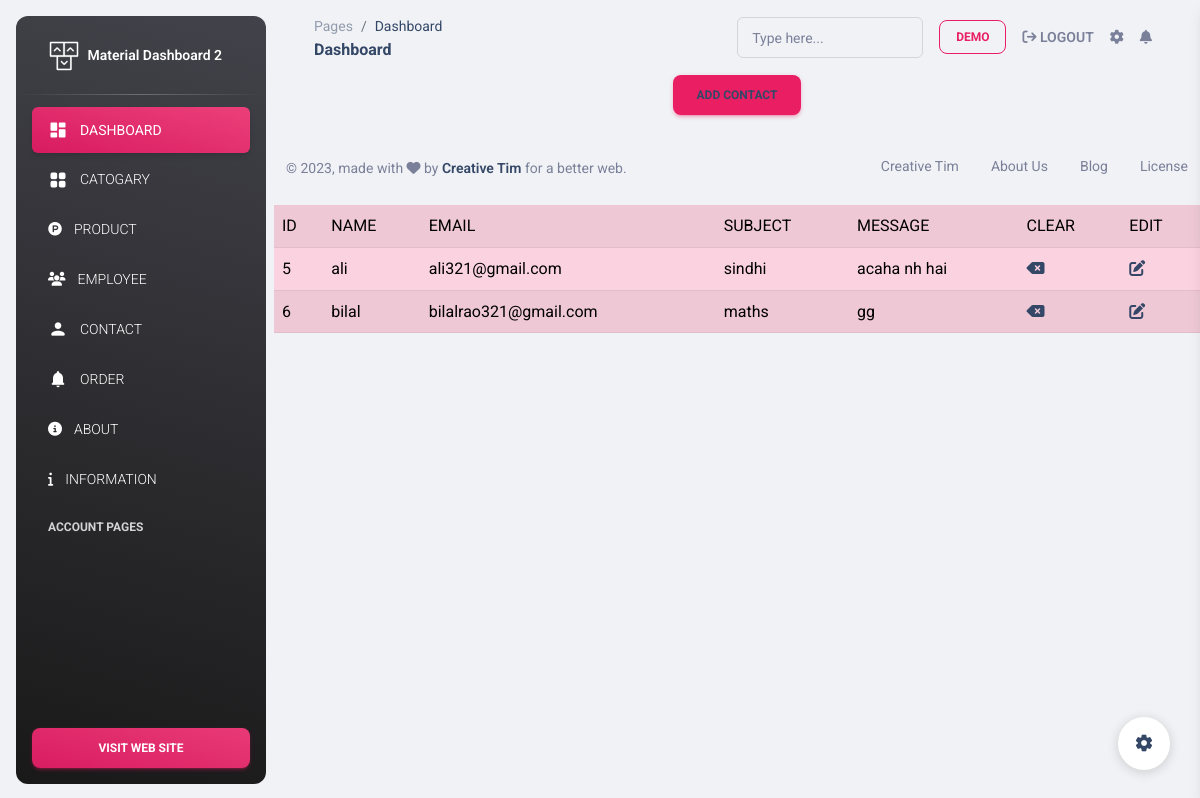
Page /farm/admin/pages/showcontact.php (signed in) on the earlier database version.
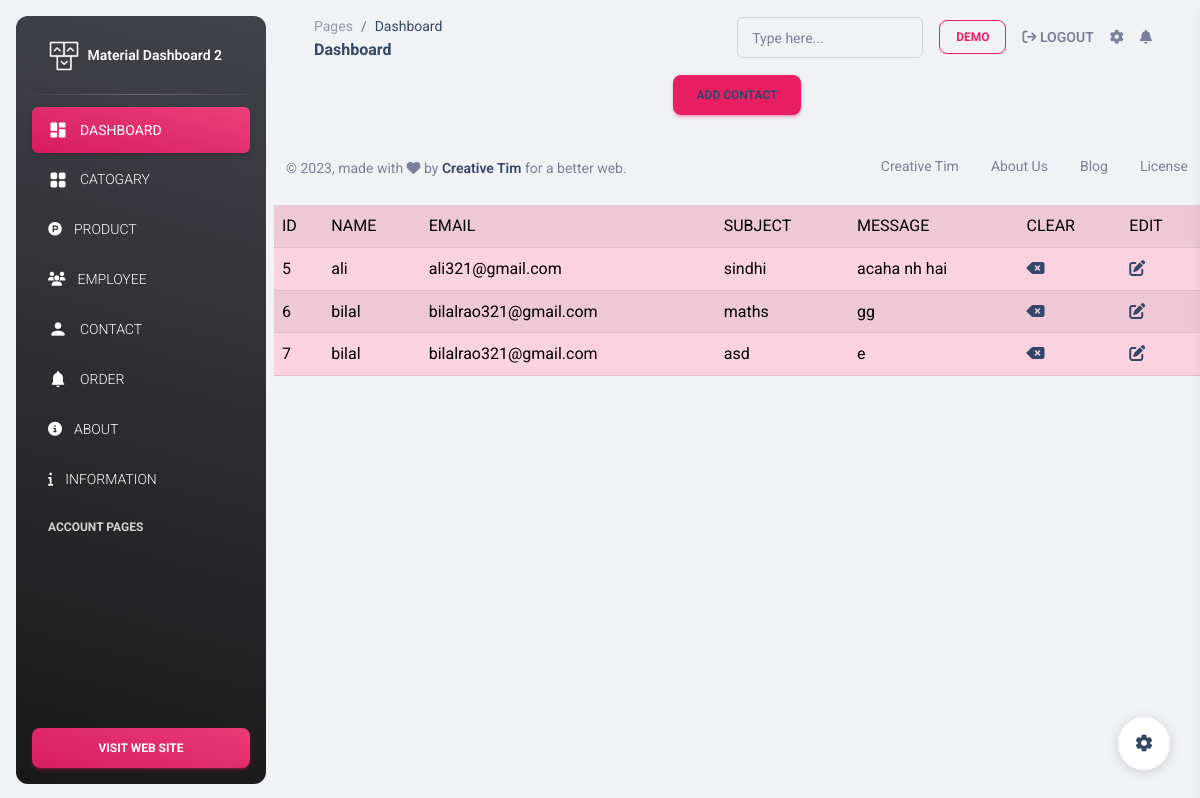
Same page on the later database version.
### tables this page shows
CREATE TABLE `tbl_commerce` (
  `id` int(11) NOT NULL,
  `name` varchar(50) NOT NULL,
  `email` varchar(50) NOT NULL,
  `subject` varchar(50) NOT NULL,
  `mssg` varchar(50) NOT NULL
);

### farm/admin/pages/showcontact.php (the view, shortened to what this page needs)
<!DOCTYPE html>
<html lang="en">
<head>
    <link rel="stylesheet" href="https://cdnjs.cloudflare.com/ajax/libs/font-awesome/6.4.0/css/all.min.css" />
</head>
<body>
<?php include('header.php');?>
<?php
$selectquery = "SELECT * FROM `tbl_commerce`";
$runquery = mysqli_query($conn,$selectquery);
$rows_check = mysqli_num_rows($runquery);
echo"<center><button class='btn btn-primary'><a style='text-decoration: none;' href='../../template/contact.php'>ADD CONTACT</a></button></center>";
echo "<table class ='table table-striped table-hover table-primary'>";
 echo "<tr>
  <td>ID</td>
  <td>NAME</td>
  <td>EMAIL</td>
  <td>SUBJECT</td>
  <td>MESSAGE</td>
  <td>CLEAR</td>
  <td>EDIT</td>
  </tr>";
if($rows_check > 0){
    while($c = mysqli_fetch_array($runquery)){
        echo "<tr>
        <td>$c[0]</td>
        <td>$c[1]</td>
        <td>$c[2]</td>
        <td>$c[3]</td>
        <td>$c[4]</td>
        <td><a href='deletecontact.php?idgo=$c[0]'><i class='fa-solid fa-delete-left' style='red'></i></a></td>
        <td><a href='updatecontact.php?idgo=$c[0]'><i class='fa-solid fa-edit' style='color:'red'></i></a></td>
        </tr>";
    }
}
else{
    echo "<tr class='bg-info'>
    <td colspan = '3' style='text-align:center' class='text-danger'>no records</td>
     </tr>";
}
?>
<?php include('footer.php');?>
</body>
</html>

### farm/admin/pages/header.php (shortened to what this page needs)
<!DOCTYPE html>
<html lang="en">
<head>
  <link rel="stylesheet" href="https://cdnjs.cloudflare.com/ajax/libs/font-awesome/6.4.0/css/all.min.css" />
  <link href="../assets/css/nucleo-icons.css" rel="stylesheet" />
  <link href="../assets/css/nucleo-svg.css" rel="stylesheet" />
  <link id="pagestyle" href="../assets/css/material-dashboard.css?v=3.0.5" rel="stylesheet" />
</head>
<body class="g-sidenav-show  bg-gray-200">
  <aside class="sidenav navbar navbar-vertical navbar-expand-xs border-0 border-radius-xl my-3 fixed-start ms-3   bg-gradient-dark" id="sidenav-main">
    <div class="sidenav-header">
      <a class="navbar-brand m-0" href=" https://demos.creative-tim.com/material-dashboard/pages/dashboard " target="_blank">
        <img src="../assets/img/logo-ct.png" class="navbar-brand-img h-100" alt="main_logo">
        <span class="ms-1 font-weight-bold text-white">Material Dashboard 2</span>
      </a>
    </div>
    <hr class="horizontal light mt-0 mb-2">
    <div class="collapse navbar-collapse  w-auto " id="sidenav-collapse-main">
      <ul class="navbar-nav">
        <li class="nav-item">
          <a class="nav-link text-white active bg-gradient-primary" href="../pages/dashboard.php">
            <div class="text-white text-center me-2 d-flex align-items-center justify-content-center">
              <i class="material-icons opacity-10">dashboard</i>
            </div>
            <span class="nav-link-text ms-1">DASHBOARD</span>
          </a>
        </li>
        <li class="nav-item">
          <a class="nav-link text-white " href="../pages/read_catogary.php">
            <div class="text-white text-center me-2 d-flex align-items-center justify-content-center">
              <i class="material-icons opacity-10">grid_view</i>
            </div>
            <span class="nav-link-text ms-1">CATOGARY</span>
          </a>
        </li>
        <li class="nav-item">
          <a class="nav-link text-white " href="../pages/showproduct.php">
            <div class="text-white text-center me-2 d-flex align-items-center justify-content-center">
            <i class="fa fa-product-hunt" aria-hidden="true"></i>
            </div>
            <span class="nav-link-text ms-1">PRODUCT</span>
          </a>
        </li>
        <li class="nav-item">
          <a class="nav-link text-white " href="../pages/showemployee.php">
            <div class="text-white text-center me-2 d-flex align-items-center justify-content-center">
            <i class="fa fa-users" aria-hidden="true"></i>
            </div>
            <span class="nav-link-text ms-1">EMPLOYEE</span>
          </a>
        </li>
        <li class="nav-item">
          <a class="nav-link text-white " href="../pages/showcontact.php">
            <div class="text-white text-center me-2 d-flex align-items-center justify-content-center">
            <i class="material-icons opacity-10">person</i>
            </div>
            <span class="nav-link-text ms-1">CONTACT</span>
          </a>
        </li>
        <li class="nav-item">
          <a class="nav-link text-white " href="../pages/notifications.html">
            <div class="text-white text-center me-2 d-flex align-items-center justify-content-center">
              <i class="material-icons opacity-10">notifications</i>
            </div>
            <span class="nav-link-text ms-1">ORDER</span>
          </a>
        </li>
        <li class="nav-item">
          <a class="nav-link text-white " href="../pages/showabout.php">
            <div class="text-white text-center me-2 d-flex align-items-center justify-content-center">
            <i class="fa fa-info-circle" aria-hidden="true"></i>
            </div>
            <span class="nav-link-text ms-1">ABOUT</span>
          </a>
        </li>
        <li class="nav-item">
          <a class="nav-link text-white " href="../pages/showinf.php">
            <div class="text-white text-center me-2 d-flex align-items-center justify-content-center">
            <i class="fa fa-info" aria-hidden="true"></i>
            </div>
            <span class="nav-link-text ms-1">INFORMATION</span>
          </a>
        </li>
        <li class="nav-item mt-3">
          <h6 class="ps-4 ms-2 text-uppercase text-xs text-white font-weight-bolder opacity-8">Account pages</h6>
        </li>
      </ul>
    </div>
    <div class="sidenav-footer position-absolute w-100 bottom-0 ">
      <div class="mx-3">
        <a class="btn bg-gradient-primary mt-4 w-100" href="../../template" target="_blank" type="button">VISIT WEB SITE</a>
      </div>
    </div>
  </aside>
  <main class="main-content position-relative max-height-vh-100 h-100 border-radius-lg ">
    <nav class="navbar navbar-main navbar-expand-lg px-0 mx-4 shadow-none border-radius-xl" id="navbarBlur" data-scroll="true">
      <div class="container-fluid py-1 px-3">
        <nav aria-label="breadcrumb">
          <ol class="breadcrumb bg-transparent mb-0 pb-0 pt-1 px-0 me-sm-6 me-5">
            <li class="breadcrumb-item text-sm"><a class="opacity-5 text-dark" href="javascript:;">Pages</a></li>
            <li class="breadcrumb-item text-sm text-dark active" aria-current="page">Dashboard</li>
          </ol>
          <h6 class="font-weight-bolder mb-0">Dashboard</h6>
        </nav>
        <div class="collapse navbar-collapse mt-sm-0 mt-2 me-md-0 me-sm-4" id="navbar">
          <div class="ms-md-auto pe-md-3 d-flex align-items-center">
            <div class="input-group input-group-outline">
              <label class="form-label">Type here...</label>
              <input type="text" class="form-control">
            </div>
          </div>
          <ul class="navbar-nav  justify-content-end">
            <?php
             if(isset($_SESSION["username"])){?>
                 <li class="nav-item d-flex align-items-center">
              <a class="btn btn-outline-primary btn-sm mb-0 me-3"  href=""><?php echo $_SESSION["username"];?></a>
               </li>
               <li class="nav-item d-flex align-items-center">
              <a href="../../logout.php" class="nav-link text-body font-weight-bold px-0">
              <i class="fa fa-sign-out" aria-hidden="true"></i>
                <span class="d-sm-inline d-none">LOGOUT</span>
              </a>
            </li>
          <?php   }
            ?>
            <li class="nav-item px-3 d-flex align-items-center">
              <a href="javascript:;" class="nav-link text-body p-0">
                <i class="fa fa-cog fixed-plugin-button-nav cursor-pointer"></i>
              </a>
            </li>
            <li class="nav-item dropdown pe-2 d-flex align-items-center">
              <a href="javascript:;" class="nav-link text-body p-0" id="dropdownMenuButton" data-bs-toggle="dropdown" aria-expanded="false">
                <i class="fa fa-bell cursor-pointer"></i>
              </a>
            </li>
          </ul>
        </div>
      </div>
    </nav>

### farm/admin/pages/footer.php (shortened to what this page needs)
<footer class="footer py-4  ">
        <div class="container-fluid">
          <div class="row align-items-center justify-content-lg-between">
            <div class="col-lg-6 mb-lg-0 mb-4">
              <div class="copyright text-center text-sm text-muted text-lg-start">
                © ,
                made with <i class="fa fa-heart"></i> by
                <a href="https://www.creative-tim.com" class="font-weight-bold" target="_blank">Creative Tim</a>
                for a better web.
              </div>
            </div>
            <div class="col-lg-6">
              <ul class="nav nav-footer justify-content-center justify-content-lg-end">
                <li class="nav-item">
                  <a href="https://www.creative-tim.com" class="nav-link text-muted" target="_blank">Creative Tim</a>
                </li>
                <li class="nav-item">
                  <a href="https://www.creative-tim.com/presentation" class="nav-link text-muted" target="_blank">About Us</a>
                </li>
                <li class="nav-item">
                  <a href="https://www.creative-tim.com/blog" class="nav-link text-muted" target="_blank">Blog</a>
                </li>
                <li class="nav-item">
                  <a href="https://www.creative-tim.com/license" class="nav-link pe-0 text-muted" target="_blank">License</a>
                </li>
              </ul>
            </div>
          </div>
        </div>
      </footer>
  </main>
  <div class="fixed-plugin">
    <a class="fixed-plugin-button text-dark position-fixed px-3 py-2">
      <i class="material-icons py-2">settings</i>
    </a>
  </div>
</body>
</html>

Differences in the rows shown:
added tbl_commerce: id "7", name "bilal", email "bilalrao321@gmail.com", subject "asd", mssg "e"
